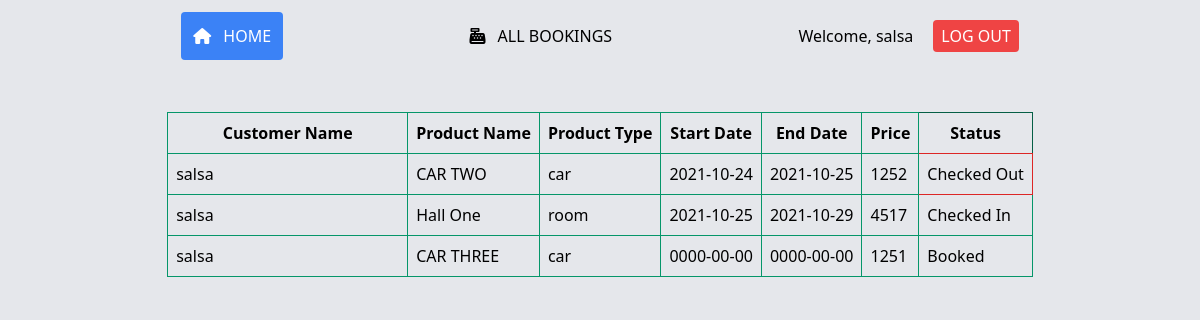
Page /customer.php (signed in) on the committed database.
### tables this page shows
CREATE TABLE `booking` (
  `id` int(11) NOT NULL,
  `checked_in_out` tinyint(1) DEFAULT NULL,
  `start_date` date NOT NULL,
  `end_date` date NOT NULL,
  `product_id` int(11) DEFAULT NULL,
  `customer_id` int(11) DEFAULT NULL
);

CREATE TABLE `customer` (
  `id` int(11) NOT NULL,
  `name` varchar(100) NOT NULL,
  `phone` varchar(11) NOT NULL,
  `email` varchar(100) NOT NULL,
  `password` varchar(100) DEFAULT NULL,
  `isAdmin` tinyint(1) DEFAULT NULL
);

CREATE TABLE `product_information` (
  `id` int(11) NOT NULL,
  `name` varchar(50) NOT NULL,
  `type` varchar(10) NOT NULL,
  `model` varchar(100) DEFAULT NULL,
  `address` varchar(255) DEFAULT NULL,
  `description` varchar(255) NOT NULL,
  `price` varchar(10) NOT NULL,
  `image_link` varchar(255) NOT NULL
);

### class/dbh.class.php (called while the page is built)
<?php
class Dbh {
  private $host   = 'localhost';
  private $dbName = 'orbs';
  private $user   = 'root';
  private $pwd    = '';
  protected function connect(){
    try {
      $dsn = 'mysql:host=' . $this->host . ';dbname=' . $this->dbName;
      $pdo = new PDO($dsn, $this->user, $this->pwd);
      $pdo->setAttribute(PDO::ATTR_DEFAULT_FETCH_MODE, PDO::FETCH_ASSOC);
      return $pdo;
    } catch (PDOException $e){
        print "Error " . $e->getMessage() . "<br />";
        die();
    }
  }
}
?>

### class/booking.class.php (called while the page is built, shortened)
<?php
require_once "dbh.class.php";
class Booking extends Dbh {
  protected function getCusBooking($id){
    $sql = "SELECT * FROM booking where customer_id = ?";
    $stmt = $this->connect()->prepare($sql);
    try{
      $stmt->execute([$id]);
    } catch (Exception $e){
      print($e);
    }
    $result = $stmt->fetchAll();
    return $result;
  }
}

### class/bookingcontr.class.php (called while the page is built, shortened)
<?php
require_once "booking.class.php";
class BookingContr extends Booking {
  public function cusBookings($id){
    $results = $this->getCusBooking($id);
    return $results;
  }
}

### class/customer.class.php (called while the page is built, shortened)
<?php
require_once "dbh.class.php";
class Customer extends Dbh {
  protected function getCustomer($id){
    $sql = "SELECT * FROM customer WHERE id = ?";
    $stmt = $this->connect()->prepare($sql);
    $stmt->execute([$id]);
    $result = $stmt->fetchAll();
    return $result;
  }
}

### class/customerview.class.php (called while the page is built)
<?php
require_once "customer.class.php";
class CustomerView extends Customer {
  public function showSingleCustomer($id) {
    $customer = $this->getCustomer($id);
    return $customer;
  }
}
?>

### class/product.class.php (called while the page is built, shortened)
<?php
require_once "dbh.class.php";
class Product extends Dbh {
  protected function getSingleProduct($id){
    $sql = "SELECT * FROM product_information WHERE id = ?";
    $stmt = $this->connect()->prepare($sql);
    $stmt->execute([$id]);
    $result = $stmt->fetchAll();
    return $result;
  }
}

### class/productview.class.php (called while the page is built, shortened)
<?php
require_once "product.class.php";
class ProductView extends Product {
  public function showSingleProduct($id) {
    $product = $this->getSingleProduct($id);
    return $product;
  }
}
?>

### customer.php (the view)
<?php require_once "./inc/header.inc.php"; ?>
<body class="bg-gray-200">
  <?php require_once "./inc/navbar.inc.php"; ?>
  <div class="flex justify-center pt-10">
    <table class="table-fixed border-collapse border border-green-800">
      <thead>
	<tr>
	  <th class="border border-green-600 p-2 w-60">Customer Name</th>
	  <th class="border border-green-600 p-2">Product Name</th>
	  <th class="border border-green-600 p-2">Product Type</th>
	  <th class="border border-green-600 p-2">Start Date</th>
	  <th class="border border-green-600 p-2">End Date</th>
	  <th class="border border-green-600 p-2">Price</th>
	  <th class="p-2">Status</th>
	</tr>
      </thead>
      <tbody>
	<?php
	include "./class/bookingcontr.class.php";
	include "./class/productview.class.php";
	include "./class/customerview.class.php";
	$allBookingsObj = new BookingContr();
	$allBookings = $allBookingsObj->cusBookings($_SESSION['user_id']);
	foreach($allBookings as $key=>$booking){
	  $productsObj = new ProductView();
	  $product = $productsObj->showSingleProduct($booking['product_id']);
	  $customerObj = new CustomerView();
	  $customer = $customerObj->showSingleCustomer($booking['customer_id']);
	?>
	  <tr>
	    <td class="border border-green-600 p-2"><?= $customer[0]['name'] ?></td>
	    <td class="border border-green-600 p-2"><?= $product[0]['name'] ?></td>
	    <td class="border border-green-600 p-2">
	      <?= $product[0]['type'] ?>
	    </td>
	    <td class="border border-green-600 p-2">
	      <?= $booking['start_date'] ?>
	    </td>
	    <td class="border border-green-600 p-2">
	      <?= $booking['end_date'] ?>
	    </td>
	    <td class="border border-green-600 p-2"><?= $product[0]['price'] ?></td>
	  <?php if($booking['checked_in_out'] == NULL){ ?>
	      <td class="border border-green-600 p-2">Booked</td>
	    <?php } elseif($booking['checked_in_out'] == 1) { ?>
			<td class="border border-green-600 p-2">Checked In</td>
		<?php } else {?>
			<td class="border border-red-600 p-2">Checked Out </td>
		<?php } ?>
		</tr>
	<?php }; ?>
      </tbody>
    </table>
  </div>
  <?php require_once "./inc/footer.inc.php" ?>

### rows in the picture
booking: customer.name "salsa", product_information.name "CAR TWO", product_information.type "car", start_date "2021-10-24", end_date "2021-10-25", product_information.price "1252", checked_in_out "Checked Out"
booking: customer.name "salsa", product_information.name "Hall One", product_information.type "room", start_date "2021-10-25", end_date "2021-10-29", product_information.price "4517", checked_in_out "Checked In"
booking: customer.name "salsa", product_information.name "CAR THREE", product_information.type "car", start_date "0000-00-00", end_date "0000-00-00", product_information.price "1251", shows "Booked"

### other values in the picture
$_SESSION['user_name'] "salsa"
